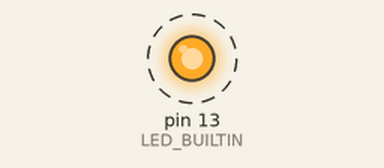
This sketch was run on a simulated Arduino Uno, built with avr-gcc and run on an emulated ATmega328P. Shown: output pins drawn as LEDs (lit = HIGH). Dashed ring = blinking.

Above: at 0.5 s.
Timing chart, 0 to 4.6 s (numbered marks = the images above):
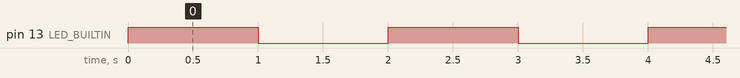

The sketch:

variable.ino
```cpp
//variable
int delayTime = 1000; //the time interval between LED on and off

void setup() {
  // put your setup code here, to run once:
  pinMode(LED_BUILTIN, OUTPUT);
}

void loop() {
  // put your main code here, to run repeatedly:
  digitalWrite(LED_BUILTIN, HIGH);
  delay(delayTime);
  digitalWrite(LED_BUILTIN, LOW);
  delay(delayTime);
}

//variables = helps you store and recall information in your program/

//syntax = int variable = value;

//documentation
//https://docs.arduino.cc/language-reference/?_gl=1*1s35t5a*_up*MQ..*_ga*MTM2NzgyNDk5Ni4xNzU4MDIyMDU3*_ga_NEXN8H46L5*czE3NTgwMjIwNTQkbzEkZzAkdDE3NTgwMjIwNTQkajYwJGwwJGgyMTMwNTczNjMw
```

Measured:
- by itself, pin 13 (LED_BUILTIN): alternates HIGH for 1.0 s and LOW for 1.0 s
